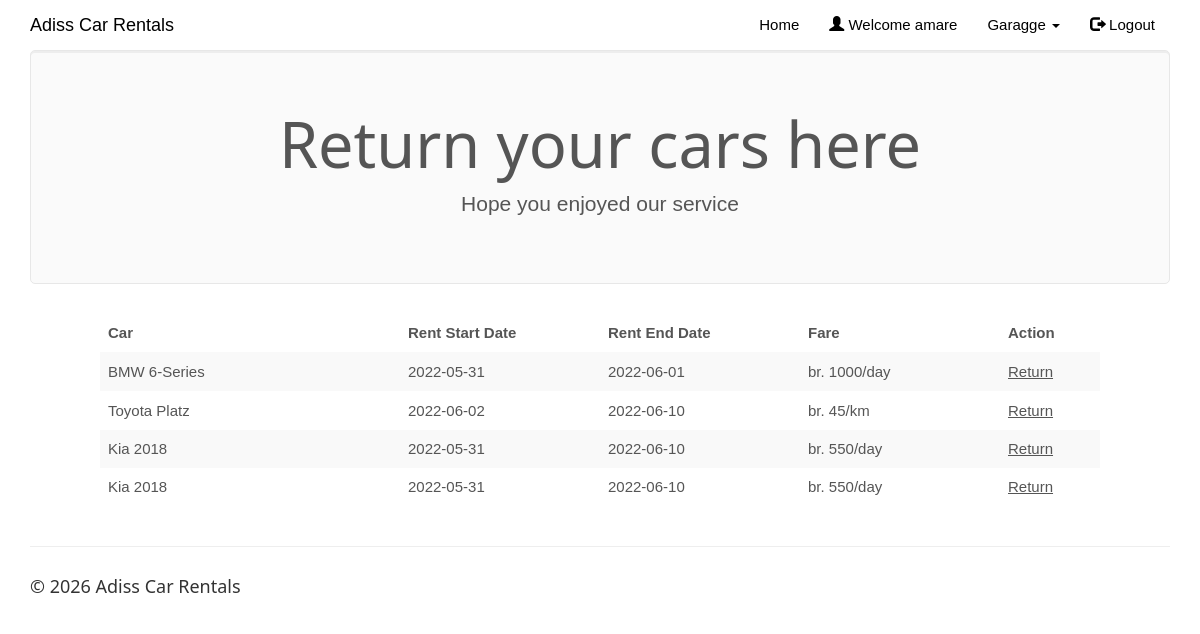
The app's page /prereturncar.php (signed in) with its own data.
### tables this page shows
CREATE TABLE `rentedcars` (
  `id` int(100) NOT NULL,
  `customer_username` varchar(50) NOT NULL,
  `car_id` int(20) NOT NULL,
  `booking_date` date NOT NULL,
  `rent_start_date` date NOT NULL,
  `rent_end_date` date NOT NULL,
  `car_return_date` date DEFAULT NULL,
  `fare` double NOT NULL,
  `charge_type` varchar(25) NOT NULL DEFAULT 'days',
  `distance` double DEFAULT NULL,
  `no_of_days` int(50) DEFAULT NULL,
  `total_amount` double DEFAULT NULL,
  `return_status` varchar(10) NOT NULL
);

CREATE TABLE `cars` (
  `car_id` int(20) NOT NULL,
  `car_name` varchar(50) NOT NULL,
  `car_nameplate` varchar(50) NOT NULL,
  `car_img` varchar(50) DEFAULT 'NA',
  `ac_price` float NOT NULL,
  `non_ac_price` float NOT NULL,
  `ac_price_per_day` float NOT NULL,
  `non_ac_price_per_day` float NOT NULL,
  `car_availability` varchar(10) NOT NULL
);

### prereturncar.php (the view, shortened to what this page needs)
<!DOCTYPE html>
<html>
<?php
$conn = Connect();
?>
<head>
<link rel="stylesheet" href="assets/bootstrap/css/bootstrap.min.css">
<link rel="stylesheet" href="assets/fonts/font-awesome.min.css">
    <link rel="stylesheet" href="assets/w3css/w3.css">
<link rel="stylesheet" type="text/css" href="assets/css/customerlogin.css">
<link rel="stylesheet" type="text/css" media="screen" href="assets/css/clientpage.css" />
</head>
<body id="page-top" data-spy="scroll" data-target=".navbar-fixed-top">
    <nav class="navbar navbar-custom navbar-fixed-top" role="navigation" style="color: black">
        <div class="container">
            <div class="navbar-header">
                <a class="navbar-brand page-scroll" href="index.php">
                  Adiss Car Rentals </a>
            </div>
            <?php
                if(isset($_SESSION['login_client'])){
            ?>
            <div class="collapse navbar-collapse navbar-right navbar-main-collapse">
                <ul class="nav navbar-nav">
                    <li>
                        <a href="index.php">Home</a>
                    </li>
                    <li>
                        <a href="#"><span class="glyphicon glyphicon-user"></span> Welcome <?php echo $_SESSION['login_client']; ?></a>
                    </li>
                    <li>
                    <ul class="nav navbar-nav navbar-right">
            <li><a href="#" class="dropdown-toggle active" data-toggle="dropdown" role="button" aria-haspopup="true" aria-expanded="false"><span class="glyphicon glyphicon-user"></span> Control Panel <span class="caret"></span> </a>
                <ul class="dropdown-menu">
              <li> <a href="entercar.php">Add Car</a></li>
              <li> <a href="clientview.php">View</a></li>
            </ul>
            </li>
          </ul>
                    </li>
                    <li>
                        <a href="logout.php"><span class="glyphicon glyphicon-log-out"></span> Logout</a>
                    </li>
                </ul>
            </div>
            <?php
                }
                else if (isset($_SESSION['login_customer'])){
            ?>
            <div class="collapse navbar-collapse navbar-right navbar-main-collapse">
                <ul class="nav navbar-nav">
                    <li>
                        <a href="index.php">Home</a>
                    </li>
                    <li>
                        <a href="#"><span class="glyphicon glyphicon-user"></span> Welcome <?php echo $_SESSION['login_customer']; ?></a>
                    </li>
                    <ul class="nav navbar-nav">
            <li><a href="#" class="dropdown-toggle active" data-toggle="dropdown" role="button" aria-haspopup="true" aria-expanded="false"> Garagge <span class="caret"></span> </a>
            </li>
          </ul>
                    <li>
                        <a href="logout.php"><span class="glyphicon glyphicon-log-out"></span> Logout</a>
                    </li>
                </ul>
            </div>
                <?php   }
                ?>
        </div>
    </nav>
<?php $login_customer = $_SESSION['login_customer'];
    $sql1 = "SELECT c.car_name, rc.rent_start_date, rc.rent_end_date, rc.fare, rc.charge_type, rc.id FROM rentedcars rc, cars c
    WHERE rc.customer_username='$login_customer' AND c.car_id=rc.car_id AND rc.return_status='NR'";
    $result1 = $conn->query($sql1);
    if (mysqli_num_rows($result1) > 0) {
?>
<div class="container">
      <div class="jumbotron">
        <h1 class="text-center">Return your cars here</h1>
        <p class="text-center"> Hope you enjoyed our service </p>
      </div>
    </div>
    <div class="table-responsive" style="padding-left: 100px; padding-right: 100px;" >
<table class="table table-striped">
  <thead class="thead-dark">
<tr>
<th width="30%">Car</th>
<th width="20%">Rent Start Date</th>
<th width="20%">Rent End Date</th>
<th width="20%">Fare</th>
<th width="10%">Action</th>
</tr>
</thead>
<?php
        while($row = mysqli_fetch_assoc($result1)) {
?>
<tr>
<td><?php echo $row["car_name"]; ?></td>
<td><?php echo $row["rent_start_date"] ?></td>
<td><?php echo $row["rent_end_date"]; ?></td>
<td>br. <?php
    if($row["charge_type"] == "days"){
        echo ($row["fare"] . "/day");
    } else {
        echo ($row["fare"] . "/km");
    }
?></td>
<td><a href="returncar.php?id=<?php echo $row["id"];?>"> Return </a></td>
</tr>
<?php        } ?>
                </table>
                </div>
            <?php
        } ?>
</body>
<footer class="site-footer">
        <div class="container">
            <hr>
            <div class="row">
                <div class="col-sm-6">
                    <h5>© <?php echo date("Y"); ?> Adiss Car Rentals</h5>
                </div>
            </div>
        </div>
    </footer>
</html>

### assets/w3css/w3.css (style rules this page uses)
*,*:before,*:after { box-sizing:inherit }
html { -ms-text-size-adjust:100%;-webkit-text-size-adjust:100% }
body { margin:0 }
article,aside,details,figcaption,figure,footer,header,main,menu,nav,section,summary { display:block }
a { background-color:transparent;-webkit-text-decoration-skip:objects }
hr { box-sizing:content-box;height:0;overflow:visible }
html,body { font-family:Verdana,sans-serif;font-size:15px;line-height:1.5 }
html { overflow-x:hidden }
h1 { font-size:36px }
h5 { font-size:18px }
h1,h2,h3,h4,h5,h6 { font-family:"Segoe UI",Arial,sans-serif;font-weight:400;margin:10px 0 }
hr { border:0;border-top:1px solid #eee;margin:20px 0 }
a { color:inherit }

### assets/css/customerlogin.css (style rules this page uses)
body, html { height: 100%; }
body { padding-top: 50px; background-size: 100%; }
footer { display: block; }

### records on screen
rentedcars: car.car_name "BMW 6-Series", rent_start_date "2022-05-31", rent_end_date "2022-06-01", fare "1000"
rentedcars: car.car_name "Toyota Platz", rent_start_date "2022-06-02", rent_end_date "2022-06-10", fare "45"
rentedcars: car.car_name "Kia 2018", rent_start_date "2022-05-31", rent_end_date "2022-06-10", fare "550"
rentedcars: car.car_name "Kia 2018", rent_start_date "2022-05-31", rent_end_date "2022-06-10", fare "550"

### other values on screen
$_SESSION['login_customer'] "amare"
